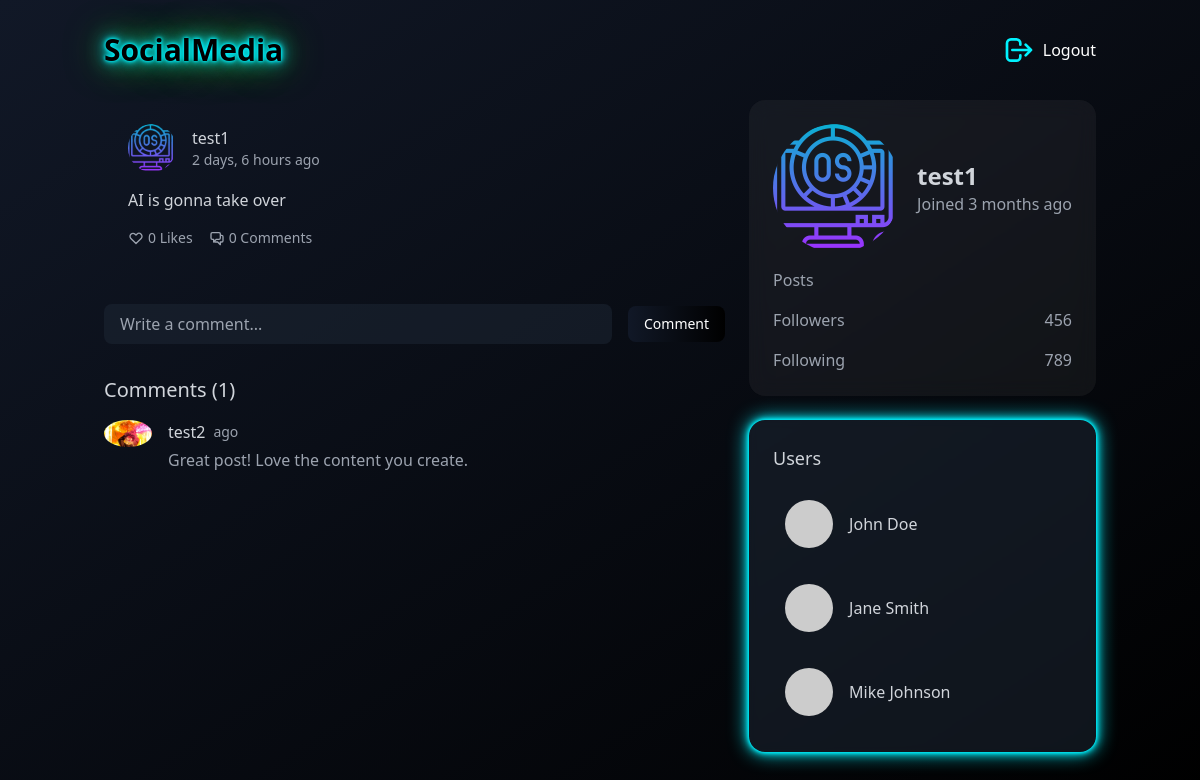
/posts/6 (signed in), run on the app's committed database.
### posts/models.py (models this page shows, shortened)
class Posts(models.Model):
    post_content = models.CharField(max_length=1000)
    profile = models.ForeignKey(Profile, on_delete=models.CASCADE)
    post_image = models.ImageField(upload_to="posts_imgs/")
    created_at = models.DateTimeField(auto_now_add=True)
    like_count = models.IntegerField(default=0)

class Comments(models.Model):
    comment_content = models.CharField(max_length=200)
    profile = models.ForeignKey(Profile, on_delete=models.CASCADE)
    post = models.ForeignKey(Posts, on_delete=models.CASCADE)

### userauth/models.py (models this page shows, shortened)
class Profile(models.Model):
    user = models.OneToOneField(User, on_delete=models.CASCADE)
    profile_image = models.ImageField(upload_to='profile_pics/', default='default.jpg')
    bio = models.TextField(blank=True, null=True)

### posts/views.py (the view)
# urls.py: path('<int:postId>', views.get_post),
@login_required(login_url="/auth/signin")
def get_post(request, postId):
    post = get_object_or_404(Posts, id=postId)
    comments = Comments.objects.filter(post=post)
    data = {"post": post, "comments": comments}
    return render(request, "post.html", {"data": data})

### templates/post.html (shortened to what this page needs)
<!DOCTYPE html>
<html lang="en">
<head>
    <script src="https://cdn.tailwindcss.com"></script>
</head>
<body class="bg-gradient-to-br from-gray-900 to-black min-h-screen">
    <div class="container mx-auto px-4 py-8">
        <div class="flex justify-between items-center mb-8">
            <h1 class="neon-text text-3xl font-bold">SocialMedia</h1>
            <div class="flex items-center space-x-4">
                <a href="#" class="flex items-center space-x-2 hover:text-neon-blue transition-colors">
                    <svg class="w-8 h-8 text-[var(--neon-blue)]" fill="none" stroke="currentColor" viewBox="0 0 24 24">
                        <path stroke-linecap="round" stroke-linejoin="round" stroke-width="2"
                            d="M17 16l4-4m0 0l-4-4m4 4H7m6 4v1a3 3 0 01-3 3H6a3 3 0 01-3-3V7a3 3 0 013-3h4a3 3 0 013 3v1">
                        </path>
                    </svg>
                    <span class="text-white">Logout</span>
                </a>
            </div>
        </div>
        <div class="grid grid-cols-1 md:grid-cols-2 gap-6">
            <div class="md:col-span-2 md:col-start-1 md:col-end-3">
                <div class="post-card p-6 rounded-2xl mb-6">
                    <div class="flex items-center space-x-4 mb-4">
                        <img src="{{ data.post.profile.profile_image.url }}" alt="{{ data.post.profile.user.username }}"
                            class="profile-image" />
                        <div>
                            <h3 class="font-medium text-gray-300">
                                {{ data.post.profile.user.username }}
                            </h3>
                            <p class="text-sm text-gray-400">
                                {{ data.post.created_at|timesince }} ago
                            </p>
                        </div>
                    </div>
                    <p class="text-gray-300 mb-4">{{ data.post.post_content }}</p>
                    <div class="flex items-center space-x-4 text-gray-400 text-sm">
                        <span class="flex items-center cursor-pointer hover:text-neon-blue">
                            <svg class="w-4 h-4 mr-1" fill="none" stroke="currentColor" viewBox="0 0 24 24">
                                <path stroke-linecap="round" stroke-linejoin="round" stroke-width="2"
                                    d="M4.318 6.318a4.5 4.5 0 000 6.364L12 20.364l7.682-7.682a4.5 4.5 0 00-6.364-6.364L12 7.636l-1.318-1.318a4.5 4.5 0 00-6.364 0z">
                                </path>
                            </svg>
                            {{ data.post.like_count }} Likes
                        </span>
                        <span class="flex items-center cursor-pointer hover:text-neon-blue">
                            0 Comments
                        </span>
                    </div>
                </div>
                <div class="mt-8 mb-8">
                    <div class="flex items-center space-x-4">
                        <form class="flex-1" method="POST" action='/posts/add_comments/{{data.post.id}}'>
                            <div class="flex items-center space-x-4">
                                <input type="text" name="comment_content"
                                    class="flex-1 px-4 py-2 rounded-lg bg-gray-800/50 text-gray-300 placeholder-gray-400 focus:outline-none focus:ring-2 focus:ring-neon-blue"
                                    placeholder="Write a comment...">
                                <button type="submit"
                                    class="flex items-center px-4 py-2 rounded-lg text-sm font-medium text-white bg-gradient-to-r from-neon-blue via-neon-green to-neon-purple transition-all duration-300 hover:bg-none hover:bg-[var(--neon-blue)]">
                                    Comment
                                </button>
                            </div>
                        </form>
                    </div>
                </div>
                <div class="mt-8">
                    <h3 class="text-xl font-medium text-gray-300 mb-4">Comments ({{ data.comments.count }})</h3>
                    <div class="space-y-4">
                        {% for comment in data.comments %}
                        <div class="flex items-start space-x-4">
                            <img src="{{ comment.profile.profile_image.url }}" alt="{{ comment.profile.user.username }}"
                                class="profile-image" />
                            <div>
                                <div class="flex items-center space-x-2">
                                    <h4 class="font-medium text-gray-300">{{ comment.profile.user.username }}</h4>
                                    <span class="text-sm text-gray-400">{{ comment.created_at|timesince }} ago</span>
                                </div>
                                <p class="text-gray-400 mt-1">{{ comment.comment_content }}</p>
                            </div>
                        </div>
                        {% empty %}
                        <div class="text-center text-gray-400 py-4">
                            No comments yet. Be the first to comment!
                        </div>
                        {% endfor %}
                    </div>
                </div>
            </div>
            <div class="md:col-span-1 md:col-start-3 md:col-end-4">
                <div class="profile-section p-6 rounded-2xl mb-6">
                    <div class="flex items-center space-x-4 mb-4">
                        <img src="{{ request.user.profile.profile_image.url }}" alt="Profile Picture"
                            class="w-32 h-32 rounded-full" />
                        <div>
                            <h2 class="text-2xl font-bold text-gray-300">
                                {{ request.user.username }}
                            </h2>
                            <p class="text-gray-400">Joined 3 months ago</p>
                        </div>
                    </div>
                    <div class="space-y-4">
                        <div class="flex justify-between text-gray-400">
                            <span>Posts</span>
                        </div>
                        <div class="flex justify-between text-gray-400">
                            <span>Followers</span>
                            <span>456</span>
                        </div>
                        <div class="flex justify-between text-gray-400">
                            <span>Following</span>
                            <span>789</span>
                        </div>
                    </div>
                </div>
                <div class="bg-gray-800/50 p-6 rounded-2xl backdrop-blur-sm neon-border">
                    <h2 class="text-lg font-medium text-gray-300 mb-4">Users</h2>
                    <div class="space-y-3">
                        <a href="#"
                            class="flex items-center space-x-4 hover:bg-gray-700/50 p-3 rounded-lg transition-colors">
                            <img src="https://via.placeholder.com/48" alt="John Doe" class="profile-image" />
                            <span class="text-gray-300">John Doe</span>
                        </a>
                        <a href="#"
                            class="flex items-center space-x-4 hover:bg-gray-700/50 p-3 rounded-lg transition-colors">
                            <img src="https://via.placeholder.com/48" alt="Jane Smith" class="profile-image" />
                            <span class="text-gray-300">Jane Smith</span>
                        </a>
                        <a href="#"
                            class="flex items-center space-x-4 hover:bg-gray-700/50 p-3 rounded-lg transition-colors">
                            <img src="https://via.placeholder.com/48" alt="Mike Johnson" class="profile-image" />
                            <span class="text-gray-300">Mike Johnson</span>
                        </a>
                    </div>
                </div>
            </div>
        </div>
    </div>
</body>
</html>

### data on the page
Posts: post.profile.profile_image (picture), post.profile.user.username "test1", post.created_at "2 days, 6 hours", post.post_content "AI is gonna take over", post.like_count "0"
Comments: profile.profile_image (picture), profile.user.username "test2", comment_content "Great post! Love the content you create."

### other printed values
{{ data.comments.count }} "1"
{{ request.user.username }} "test1"
